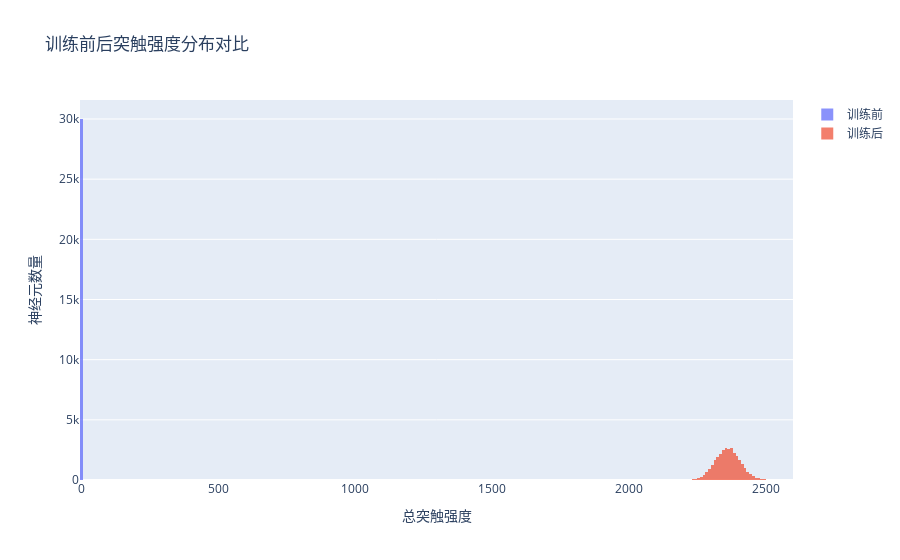
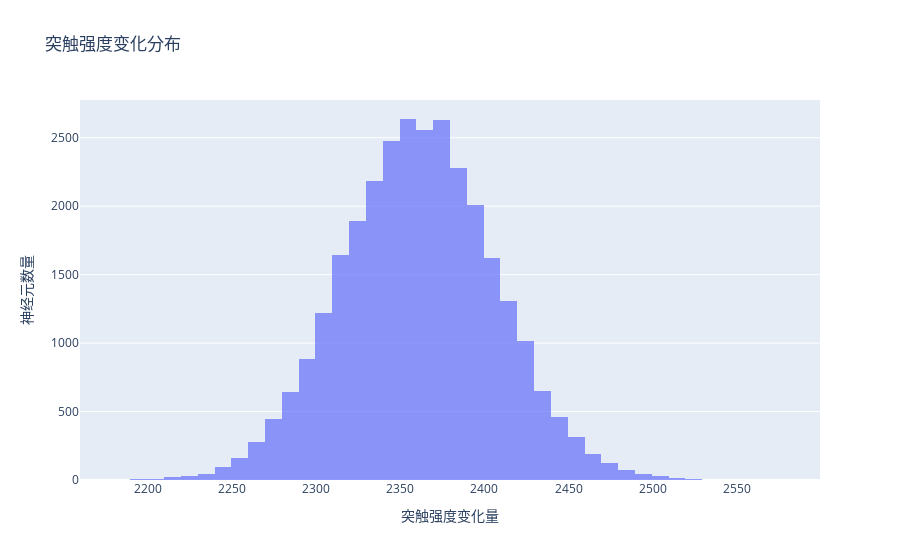

Source (notebook cell) for these figures, in order:
### Code cell
# 绘制训练前后的对比
fig = go.Figure()
fig.add_trace(go.Histogram(
    x=strengths_before,
    nbinsx=50,
    name="训练前",
    opacity=0.7
))
fig.add_trace(go.Histogram(
    x=strengths_after,
    nbinsx=50,
    name="训练后",
    opacity=0.7
))

fig.update_layout(
    title="训练前后突触强度分布对比",
    xaxis_title="总突触强度",
    yaxis_title="神经元数量",
    barmode='overlay'
)
fig.update_traces(opacity=0.75)
fig.show()

# 绘制突触强度变化分布
fig = go.Figure()
fig.add_trace(go.Histogram(
    x=strength_change,
    nbinsx=50,
    name="突触强度变化",
    opacity=0.7
))

fig.update_layout(
    title="突触强度变化分布",
    xaxis_title="突触强度变化量",
    yaxis_title="神经元数量",
    showlegend=False
)
fig.show()

### Figure 1 — Plotly figure (JSON) as saved in the notebook; plotly's stock layout.template omitted (floating-point values rounded to 4 significant figures; data arrays with more than 128 entries replaced by an {"elided": "..."} marker saying what was removed)
{"data": [{"name": "训练前", "nbinsx": 50, "opacity": 0.75, "type": "histogram", "x": {"elided": "30000 float values"}}, {"name": "训练后", "nbinsx": 50, "opacity": 0.75, "type": "histogram", "x": {"elided": "30000 float values"}}], "layout": {"barmode": "overlay", "title": {"text": "训练前后突触强度分布对比"}, "xaxis": {"title": {"text": "总突触强度"}}, "yaxis": {"title": {"text": "神经元数量"}}}}

### Figure 2 — Plotly figure (JSON) as saved in the notebook; plotly's stock layout.template omitted (floating-point values rounded to 4 significant figures; data arrays with more than 128 entries replaced by an {"elided": "..."} marker saying what was removed)
{"data": [{"name": "突触强度变化", "nbinsx": 50, "opacity": 0.7, "type": "histogram", "x": {"elided": "30000 float values"}}], "layout": {"showlegend": false, "title": {"text": "突触强度变化分布"}, "xaxis": {"title": {"text": "突触强度变化量"}}, "yaxis": {"title": {"text": "神经元数量"}}}}
